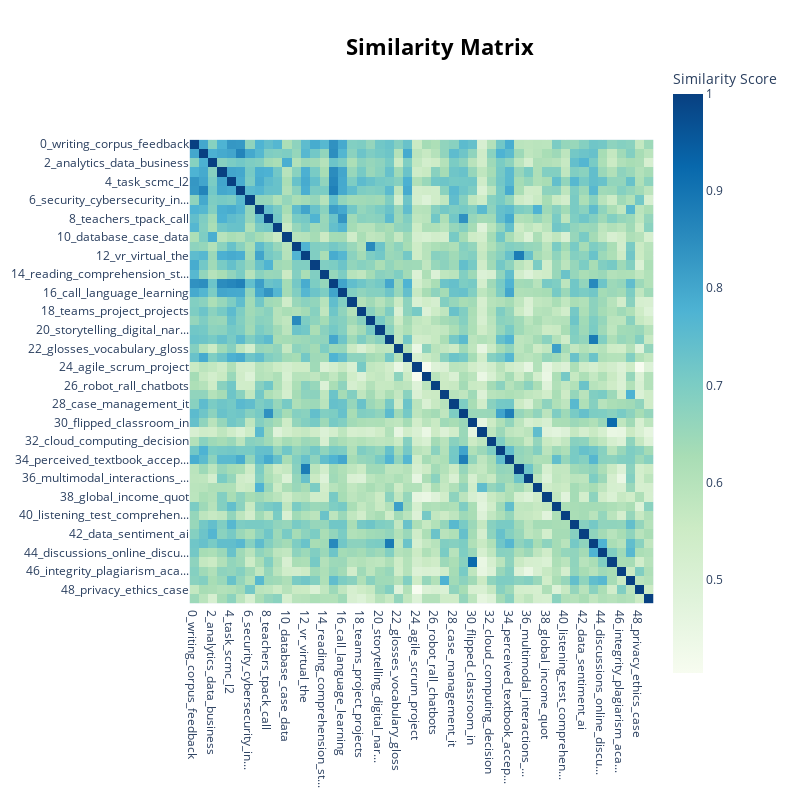

Here is the notebook cell this chart was saved with:
### Code cell
model.visualize_heatmap()

### Figure 1 — Plotly figure (JSON) as saved in the notebook; plotly's stock layout.template omitted (floating-point values rounded to 4 significant figures; data arrays with more than 128 entries replaced by an {"elided": "..."} marker saying what was removed)
{"data": [{"coloraxis": "coloraxis", "hovertemplate": "x: %{x}<br>y: %{y}<br>Similarity Score: %{z}<extra></extra>", "name": "0", "type": "heatmap", "x": ["0_writing_corpus_feedback", "1_information_is_systems", "2_analytics_data_business", "3_intercultural_telecollabo...", "4_task_scmc_l2", "5_the_of_health", "6_security_cybersecurity_in...", "7_mobile_mall_learning", "8_teachers_tpack_call", "9_pronunciation_asr_speech", "10_database_case_data", "11_game_games_gaming", "12_vr_virtual_the", "13_programming_students_int...", "14_reading_comprehension_st...", "15_language_online_and", "16_call_language_learning", "17_pandemic_covid_online", "18_teams_project_projects", "19_gamification_game_games", "20_storytelling_digital_nar...", "21_social_media_facebook", "22_glosses_vocabulary_gloss", "23_open_km_purpose", "24_agile_scrum_project", "25_captions_comprehension_c...", "26_robot_rall_chatbots", "27_lmoocs_moocs_massive", "28_case_management_it", "29_teachers_technology_use", "30_flipped_classroom_in", "31_smart_phones_smartphones", "32_cloud_computing_decision", "33_disabilities_systems_hci", "34_perceived_textbook_accep...", "35_vr_virtual_reality", "36_multimodal_interactions_...", "37_app_development_mobile", "38_global_income_quot", "39_vocabulary_acquisition_d...", "40_listening_test_comprehen...", "41_strategy_service_business", "42_data_sentiment_ai", "43_social_participation_sites", "44_discussions_online_discu...", "45_flipped_classroom_class", "46_integrity_plagiarism_aca...", "47_online_qm_courses", "48_privacy_ethics_case", "49_pragmatics_pragmatic_l1"], "xaxis": "x", "y": ["0_writing_corpus_feedback", "1_information_is_systems", "2_analytics_data_business", "3_intercultural_telecollabo...", "4_task_scmc_l2", "5_the_of_health", "6_security_cybersecurity_in...", "7_mobile_mall_learning", "8_teachers_tpack_call", "9_pronunciation_asr_speech", "10_database_case_data", "11_game_games_gaming", "12_vr_virtual_the", "13_programming_students_int...", "14_reading_comprehension_st...", "15_language_online_and", "16_call_language_learning", "17_pandemic_covid_online", "18_teams_project_projects", "19_gamification_game_games", "20_storytelling_digital_nar...", "21_social_media_facebook", "22_glosses_vocabulary_gloss", "23_open_km_purpose", "24_agile_scrum_project", "25_captions_comprehension_c...", "26_robot_rall_chatbots", "27_lmoocs_moocs_massive", "28_case_management_it", "29_teachers_technology_use", "30_flipped_classroom_in", "31_smart_phones_smartphones", "32_cloud_computing_decision", "33_disabilities_systems_hci", "34_perceived_textbook_accep...", "35_vr_virtual_reality", "36_multimodal_interactions_...", "37_app_development_mobile", "38_global_income_quot", "39_vocabulary_acquisition_d...", "40_listening_test_comprehen...", "41_strategy_service_business", "42_data_sentiment_ai", "43_social_participation_sites", "44_discussions_online_discu...", "45_flipped_classroom_class", "46_integrity_plagiarism_aca...", "47_online_qm_courses", "48_privacy_ethics_case", "49_pragmatics_pragmatic_l1"], "yaxis": "y", "z": {"elided": "50x50 float values"}}], "layout": {"coloraxis": {"colorbar": {"title": {"text": "Similarity Score"}}, "colorscale": [[0, "rgb(247,252,240)"], [0.125, "rgb(224,243,219)"], [0.25, "rgb(204,235,197)"], [0.375, "rgb(168,221,181)"], [0.5, "rgb(123,204,196)"], [0.625, "rgb(78,179,211)"], [0.75, "rgb(43,140,190)"], [0.875, "rgb(8,104,172)"], [1, "rgb(8,64,129)"]]}, "height": 800, "hoverlabel": {"bgcolor": "white", "font": {"family": "Rockwell", "size": 16}}, "legend": {"title": {"text": "Trend"}}, "margin": {"t": 60}, "showlegend": true, "title": {"font": {"color": "Black", "size": 22}, "text": "<b>Similarity Matrix</b>", "x": 0.55, "xanchor": "center", "y": 0.95, "yanchor": "top"}, "width": 800, "xaxis": {"anchor": "y", "constrain": "domain", "domain": [0, 1], "scaleanchor": "y"}, "yaxis": {"anchor": "x", "autorange": "reversed", "constrain": "domain", "domain": [0, 1]}}}
